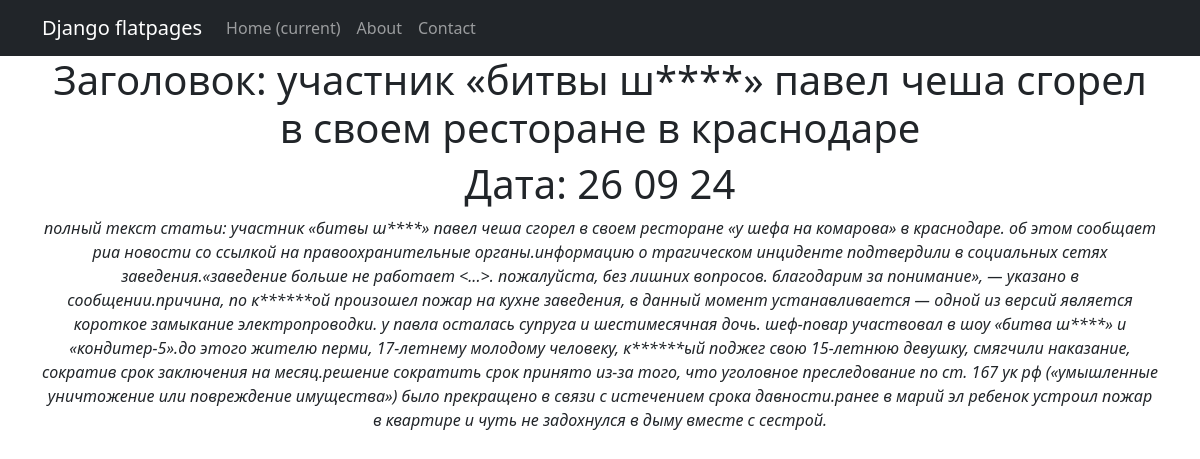
Screenshot of /news/1 with the database file from the repository.
### news/models.py (models this page shows, shortened)
class Post(models.Model):
    author = models.ForeignKey(Author, on_delete=models.DO_NOTHING)
    type = models.CharField(max_length=10, choices=TYPE_POST)
    date = models.DateTimeField(auto_now_add=True)
    category = models.ManyToManyField(Category, through='PostCategory')
    title = models.CharField(max_length=255)
    text = models.TextField()
    rating = models.IntegerField(default=0)

### news/views.py (the view)
# urls.py: path('<int:pk>', NewsDetail.as_view()),
class NewsDetail(DetailView):
    model = Post
    template_name = 'one_news.html'
    context_object_name = 'one_news'

### news/templatetags/custom_filters.py (called while the page is built)
@register.filter()
def censor(value):
    for bad_words, norm_words in DIC_BAD_WORDS.items():
        value = value.lower().replace(bad_words.lower(), norm_words)
        print
    return value

### templates/one_news.html (shortened to what this page needs)
{% extends 'flatpages/default.html' %}
{% load custom_filters %}
{% block content %}
<h1> Заголовок: {{ one_news.title|censor }}</h1>
<h1> Дата: {{ one_news.date|date:'d m y' }}</h1>
<i> полный текст статьи:  {{ one_news.text|censor }}</i>
{% endblock content %}

### rows the page displays
Post: title|censor "участник «битвы ш****» павел чеша сгорел в своем ресторане в краснодаре", date "26 09 24", text|censor "участник «битвы ш****» павел чеша сгорел в своем ресторане «у шефа на комарова» в краснодаре. об этом сообщает риа новости со ссылкой на правоохранительные органы.информацию о трагическом инциденте подтвердили в социальных сетях заведения.«заведение больше не работает <...>. пожалуйста, без лишних вопросов. благодарим за понимание», — указано в сообщении.причина, по к******ой произошел пожар на кухне заведения, в данный момент устанавливается — одной из версий является короткое замыкание электропроводки. у павла осталась супруга и шестимесячная дочь. шеф-повар участвовал в шоу «битва ш****» и «кондитер-5».до этого жителю перми, 17-летнему молодому человеку, к******ый поджег свою 15-летнюю…"
